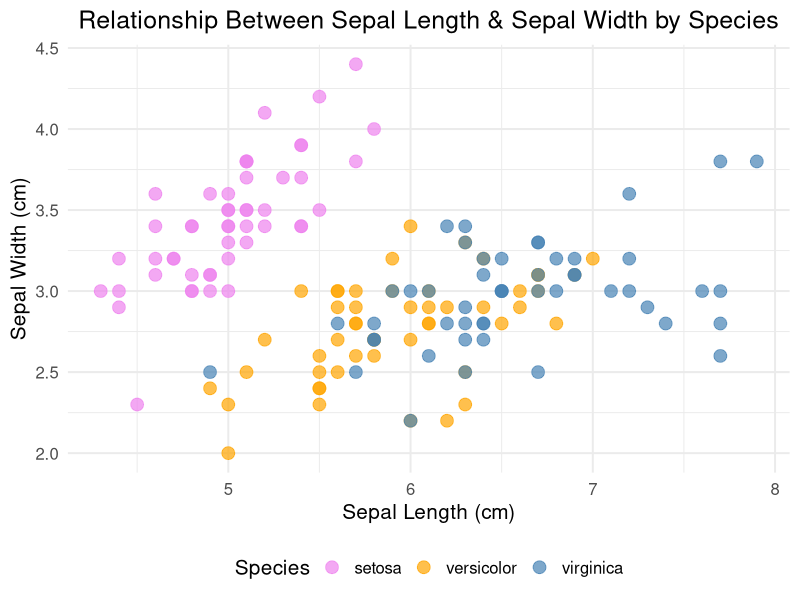

Reproduce this figure in R.
## ---- chunk 1
# Load necessary library
library(ggplot2)

# Plot between Sepal Lenght and Sepal width by Species
ggplot(iris, aes(x = Sepal.Length, y = Sepal.Width, color = Species)) +
  geom_point(alpha = 0.7, size = 4) +
  labs(title = "Relationship Between Sepal Length & Sepal Width by Species",
       x = "Sepal Length (cm)",
       y = "Sepal Width (cm)",
       color = "Species") +
  scale_color_manual(values = c("setosa" = "violet", "versicolor" = "orange", "virginica" = "steelblue")) +
  theme_minimal(base_size = 15) + 
  theme(plot.title = element_text(hjust = 0.5), 
        plot.subtitle = element_text(hjust = 0.5), 
        legend.position = "bottom")
